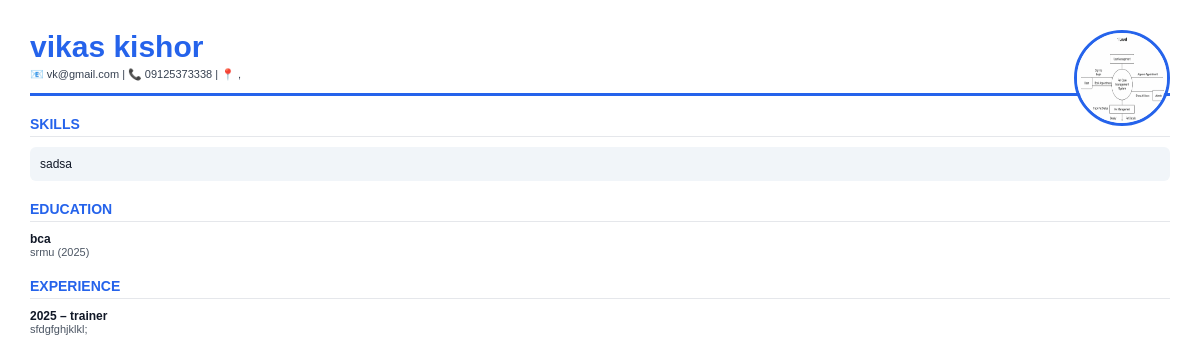
/resume/11/ (signed in), run on the app's committed database.
### resume_builder/models.py (models this page shows, shortened)
class Resume(models.Model):
    user = models.ForeignKey(User, on_delete=models.CASCADE)
    full_name = models.CharField(max_length=100)
    email = models.EmailField()
    phone = models.CharField(max_length=15)
    image = models.ImageField(upload_to="profile_images/", null=True, blank=True)
    country = models.CharField(max_length=100)
    state = models.CharField(max_length=100)
    city = models.CharField(max_length=100)
    TEMPLATE_CHOICES = (
        ('classic', 'Classic'),
        ('modern', 'Modern'),
        ('minimal', 'Minimal'),
    )
    template = models.CharField(
        max_length=20,
        choices=TEMPLATE_CHOICES,
        default='classic'
    )
    skills = models.CharField(max_length=255, blank=True, default="")

class Education(models.Model):
    resume = models.ForeignKey(Resume, on_delete=models.CASCADE)
    degree = models.CharField(max_length=100)
    college = models.CharField(max_length=150)
    year = models.CharField(max_length=10)

class Experience(models.Model):
    resume = models.ForeignKey(Resume, on_delete=models.CASCADE)
    company = models.CharField(max_length=150)
    role = models.CharField(max_length=100)
    description = models.TextField()

### resume_builder/views.py (the view)
# urls.py: path('resume/<int:id>/',resume_view, name='resume_view'),
@login_required
def resume_view(request, id):
    resume = get_object_or_404(Resume, id=id, user=request.user)
    education = Education.objects.filter(resume=resume)
    experience = Experience.objects.filter(resume=resume)
    template_name = TEMPLATE_MAP.get(
        resume.template,
        'reume_templates/classic.html'
    )
    return render(request, template_name, {
        'resume': resume,
        'education': education,
        'experience': experience,
    })

### resume_builder/templates/resume_templates/modern.html (shortened to what this page needs)
<!DOCTYPE html>
<html>
<head>
</head>
<body>
    <div class="header">
        {% if resume.image %}
        <img src="{% if image_path %}{{ image_path }}{% else %}{{ resume.image.url }}{% endif %}" class="profile-img">
        {% endif %}
        <div class="name">{{ resume.full_name }}</div>
        <div class="contact">
            📧 {{ resume.email }} |
            📞 {{ resume.phone }} |
            📍 {{ resume.city }}, {{ resume.state }}
        </div>
    </div>
    <div class="section">
        <div class="section-title">SKILLS</div>
        <div class="skills">
            {{ resume.skills }}
        </div>
    </div>
    <div class="section">
        <div class="section-title">EDUCATION</div>
        {% for e in education %}
        <div class="item">
            <div class="item-title">{{ e.degree }}</div>
            <div class="small">{{ e.college }} ({{ e.year }})</div>
        </div>
        {% empty %}
        <p class="small">No education added</p>
        {% endfor %}
    </div>
    <div class="section">
        <div class="section-title">EXPERIENCE</div>
        {% for ex in experience %}
        <div class="item">
            <div class="item-title">{{ ex.role }} – {{ ex.company }}</div>
            <div class="small">{{ ex.description }}</div>
        </div>
        {% empty %}
        <p class="small">No experience added</p>
        {% endfor %}
    </div>
</body>
</html>

### resume_builder/templates/resume_templates/modern.html (style rules this page uses)
body { font-family: Helvetica; font-size: 12px; color: #111827; margin: 0; padding: 30px; background: #ffffff; }
.header { border-bottom: 3px solid #2563eb; padding-bottom: 12px; margin-bottom: 20px; }
.name { font-size: 30px; font-weight: bold; color: #2563eb; margin-bottom: 4px; }
.contact { font-size: 11px; color: #374151; }
.section { margin-top: 20px; }
.section-title { font-size: 14px; font-weight: bold; color: #2563eb; border-bottom: 1px solid #e5e7eb; padding-bottom: 4px; margin-bottom: 10px; }
.item { margin-bottom: 10px; }
.item-title { font-weight: bold; color: #111827; }
.small { font-size: 11px; color: #4b5563; }
.skills { background: #f1f5f9; padding: 10px; border-radius: 6px; }
.profile-img { float: right; width: 90px; height: 90px; border-radius: 50%; border: 3px solid #2563eb; margin-left: 15px; }

### data on the page
Resume: image (picture), full_name "vikas kishor", email "vk@gmail.com", phone "09125373338", skills "sadsa"
Education: degree "bca", college "srmu", year "2025"
Experience: role "2025", company "trainer", description "sfdgfghjklkl;"
